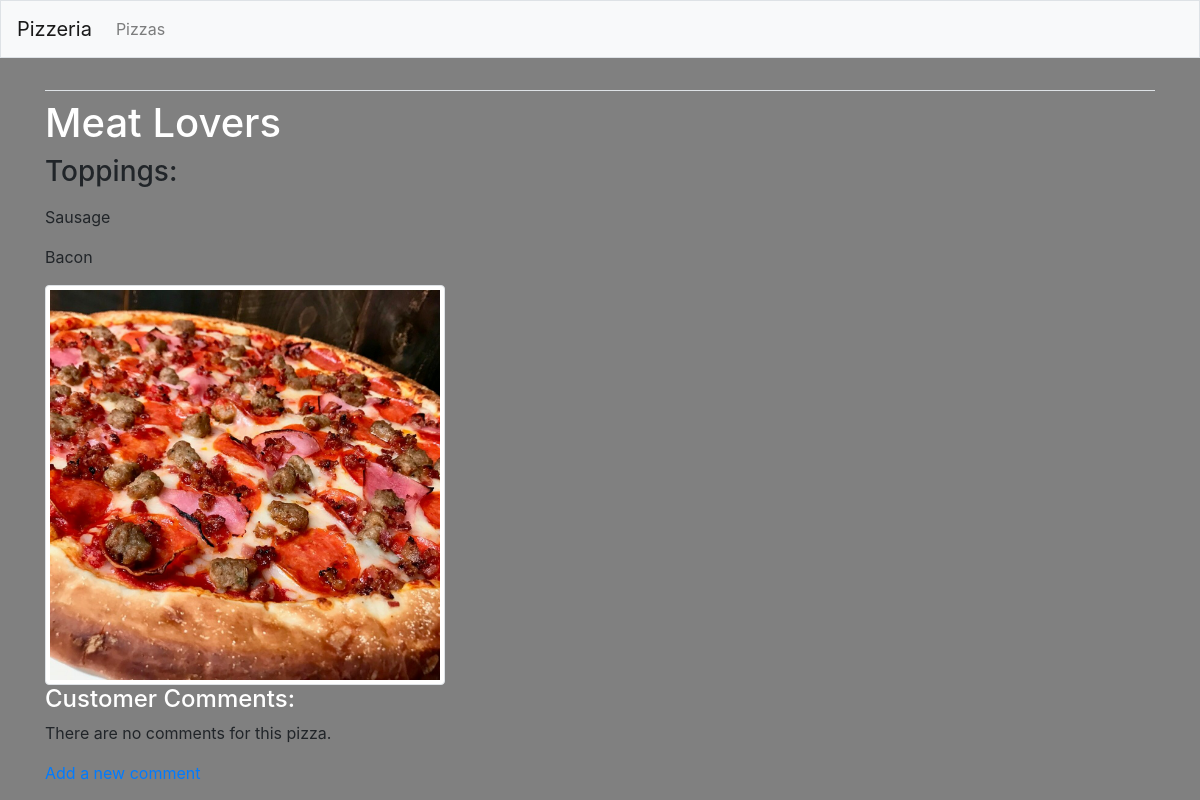
The app's page /pizza/3/, older data.
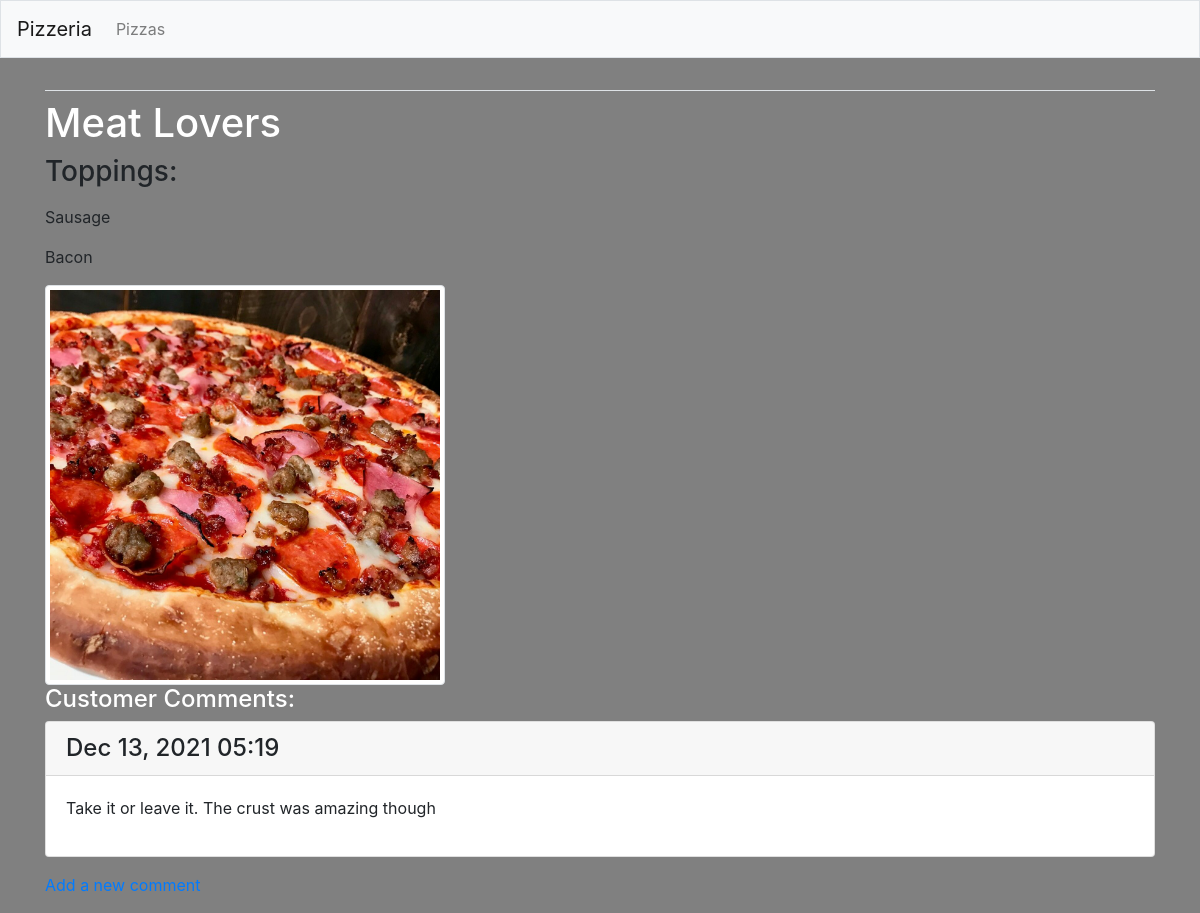
The same page, newer data.
### MainApp/models.py (models this page shows, shortened)
class Topping(models.Model):
    pizza = models.ForeignKey(Pizza, on_delete=models.CASCADE)
    text = models.TextField()
    date_added = models.DateTimeField(auto_now_add=True)

class Comment(models.Model):
    pizza = models.ForeignKey(Pizza, on_delete=models.CASCADE)
    text = models.TextField()
    date_added = models.DateTimeField(auto_now_add=True)

### MainApp/views.py (the view)
# urls.py: path('pizza/<int:pizza_id>/', views.pizza, name='pizza'),
def pizza(request,pizza_id):
    pizza = Pizza.objects.get(id=pizza_id)
    toppings = pizza.topping_set.all()
    comments = pizza.comment_set.all()
    context = {'pizza':pizza, 'toppings': toppings, 'comments':comments}
    return render(request, 'MainApp/pizza.html', context)

### MainApp/models.py (called while the page is built)
    def __str__(self):
        return self.text #on the web page this shows us the actual text OF the object so it's important

### MainApp/templates/mainapp/pizza.html (shortened to what this page needs)
{% extends 'MainApp/base.html' %}
{% block content %}
<h1 style="color:white;">{{ pizza }}</h1>
<h3>
<p> Toppings:</p>
</h3>
    {% for topping in toppings %}
    <p>{{ topping.text }} </p>
{% empty%}
<li> There are no toppings on this pizza.</li>
{% endfor %}
{% if pizza.header_image %}
<img src="{{ pizza.header_image.url }}" class="img-thumbnail" width="400" height="350"/>
{% endif %}
<h4 style="color:white;">Customer Comments:</h4>
{% for comment in comments %}
    <div class="card mb-3">
        <h4 class="card-header">
            {{ comment.date_added | date:'M d, Y H:i' }}
        </h4>
        <div class="card-body">
            {{ comment.text | linebreaks }}
        </div>
    </div>
{% empty %}
    <p> There are no comments for this pizza. </p>
{% endfor %}
<p>
    <a href="{% url 'MainApp:new_comment' pizza.id %}">Add a new comment</a>
</p>
{% endblock content %}

Row changes from the older to the newer data that the page shows:
added Comment: date_added "Dec 13, 2021 05:19", text "Take it or leave it. The crust was amazing though"
Text that changed along with them:
text no longer shown: "There are no comments for this pizza."
